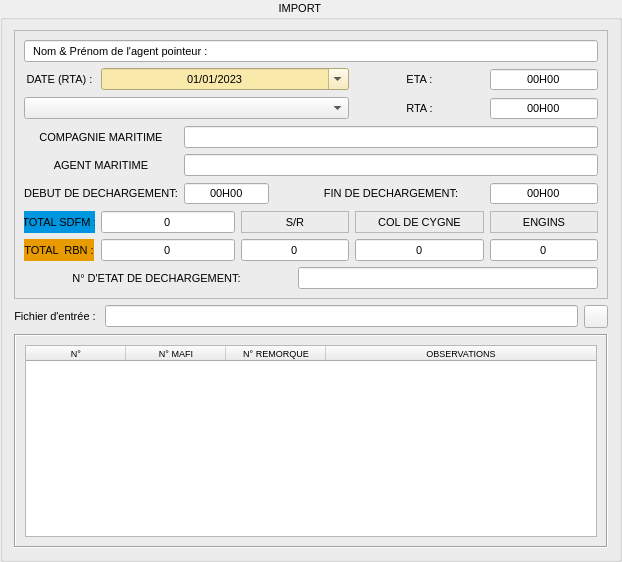
        <widget class="QGroupBox" name="groupBox_2">
         <property name="font">
          <font>
           <family>MS Shell Dlg 2</family>
           <pointsize>8</pointsize>
           <weight>50</weight>
           <bold>false</bold>
          </font>
         </property>
         <property name="styleSheet">
          <string notr="true"/>
         </property>
         <property name="title">
          <string>                                  IMPORT                                         </string>
         </property>
         <property name="alignment">
          <set>Qt::AlignCenter</set>
         </property>
         <property name="flat">
          <bool>false</bool>
         </property>
         <property name="checkable">
          <bool>false</bool>
         </property>
         <layout class="QGridLayout" name="gridLayout_3">
          <item row="0" column="0" colspan="3">
           <widget class="QFrame" name="frame">
            <property name="font">
             <font>
              <family>MS Shell Dlg 2</family>
              <pointsize>8</pointsize>
              <weight>50</weight>
              <bold>false</bold>
             </font>
            </property>
            <property name="frameShape">
             <enum>QFrame::StyledPanel</enum>
            </property>
            <property name="frameShadow">
             <enum>QFrame::Sunken</enum>
            </property>
            <layout class="QGridLayout" name="gridLayout_2">
             <item row="6" column="5">
              <widget class="QLabel" name="label_10">
               <property name="frameShape">
                <enum>QFrame::StyledPanel</enum>
               </property>
               <property name="text">
                <string>COL DE CYGNE</string>
               </property>
               <property name="alignment">
                <set>Qt::AlignCenter</set>
               </property>
              </widget>
             </item>
             <item row="2" column="0" colspan="5">
              <widget class="QComboBox" name="comboBox">
               <property name="font">
                <font>
                 <family>MS Shell Dlg 2</family>
                 <pointsize>8</pointsize>
                 <weight>50</weight>
                 <bold>false</bold>
                </font>
               </property>
               <property name="maxVisibleItems">
                <number>22</number>
               </property>
               <property name="insertPolicy">
                <enum>QComboBox::InsertAfterCurrent</enum>
               </property>
              </widget>
             </item>
             <item row="6" column="0">
              <widget class="QLabel" name="label_7">
               <property name="minimumSize">
                <size>
                 <width>70</width>
                 <height>0</height>
                </size>
               </property>
               <property name="maximumSize">
                <size>
                 <width>71</width>
                 <height>16777215</height>
                </size>
               </property>
               <property name="styleSheet">
                <string notr="true">background-color: rgb(0, 149, 223);</string>
               </property>
               <property name="text">
                <string>TOTAL SDFM :</string>
               </property>
               <property name="alignment">
                <set>Qt::AlignCenter</set>
               </property>
              </widget>
             </item>
             <item row="5" column="4" colspan="2">
              <widget class="QLabel" name="label_12">
               <property name="text">
                <string>FIN DE DECHARGEMENT:</string>
               </property>
               <property name="alignment">
                <set>Qt::AlignCenter</set>
               </property>
              </widget>
             </item>
             <item row="2" column="5">
              <widget class="QLabel" name="label_13">
               <property name="text">
                <string>RTA :</string>
               </property>
               <property name="alignment">
                <set>Qt::AlignCenter</set>
               </property>
              </widget>
             </item>
             <item row="7" column="6">
              <widget class="QLineEdit" name="lineEdit_6">
               <property name="minimumSize">
                <size>
                 <width>79</width>
                 <height>0</height>
                </size>
               </property>
               <property name="text">
                <string>0</string>
               </property>
               <property name="alignment">
                <set>Qt::AlignCenter</set>
               </property>
               <property name="readOnly">
                <bool>false</bool>
               </property>
              </widget>
             </item>
             <item row="7" column="1" colspan="2">
              <widget class="QLineEdit" name="lineEdit_3">
               <property name="minimumSize">
                <size>
                 <width>58</width>
                 <height>0</height>
                </size>
               </property>
               <property name="text">
                <string>0</string>
               </property>
               <property name="alignment">
                <set>Qt::AlignCenter</set>
               </property>
               <property name="readOnly">
                <bool>false</bool>
               </property>
              </widget>
             </item>
             <item row="5" column="2" colspan="2">
              <widget class="QTimeEdit" name="timeEdit_6">
               <property name="minimumSize">
                <size>
                 <width>85</width>
                 <height>0</height>
                </size>
               </property>
               <property name="maximumSize">
                <size>
                 <width>85</width>
                 <height>16777215</height>
                </size>
               </property>
               <property name="alignment">
                <set>Qt::AlignCenter</set>
               </property>
               <property name="buttonSymbols">
                <enum>QAbstractSpinBox::NoButtons</enum>
               </property>
               <property name="accelerated">
                <bool>false</bool>
               </property>
               <property name="correctionMode">
                <enum>QAbstractSpinBox::CorrectToNearestValue</enum>
               </property>
               <property name="showGroupSeparator" stdset="0">
                <bool>false</bool>
               </property>
               <property name="currentSection">
                <enum>QDateTimeEdit::HourSection</enum>
               </property>
               <property name="displayFormat">
                <string>HH'H'mm</string>
               </property>
               <property name="calendarPopup">
                <bool>false</bool>
               </property>
              </widget>
             </item>
             <item row="0" column="0" colspan="7">
              <widget class="QLineEdit" name="lineEdit_pointeur_import">
               <property name="font">
                <font>
                 <family>MS Shell Dlg 2</family>
                 <pointsize>8</pointsize>
                 <weight>50</weight>
                 <bold>false</bold>
                </font>
               </property>
               <property name="text">
                <string>  Nom &amp; Prénom de l'agent pointeur :  </string>
               </property>
               <property name="alignment">
                <set>Qt::AlignLeading|Qt::AlignLeft|Qt::AlignVCenter</set>
               </property>
              </widget>
             </item>
             <item row="4" column="2" colspan="5">
              <widget class="QLineEdit" name="lineEdit_agent">
               <property name="minimumSize">
                <size>
                 <width>100</width>
                 <height>0</height>
                </size>
               </property>
               <property name="alignment">
                <set>Qt::AlignCenter</set>
               </property>
               <property name="readOnly">
                <bool>true</bool>
               </property>
              </widget>
             </item>
             <item row="3" column="2" colspan="5">
              <widget class="QLineEdit" name="lineEdit_compagnie">
               <property name="minimumSize">
                <size>
                 <width>100</width>
                 <height>0</height>
                </size>
               </property>
               <property name="alignment">
                <set>Qt::AlignCenter</set>
               </property>
               <property name="readOnly">
                <bool>true</bool>
               </property>
              </widget>
             </item>
             <item row="1" column="0">
              <widget class="QLabel" name="label_4">
               <property name="text">
                <string>DATE (RTA) :</string>
               </property>
               <property name="alignment">
                <set>Qt::AlignCenter</set>
               </property>
              </widget>
             </item>
             <item row="6" column="3" colspan="2">
              <widget class="QLabel" name="label_9">
               <property name="frameShape">
                <enum>QFrame::StyledPanel</enum>
               </property>
               <property name="text">
                <string>S/R</string>
               </property>
               <property name="alignment">
                <set>Qt::AlignCenter</set>
               </property>
              </widget>
             </item>
             <item row="8" column="0" colspan="4">
              <widget class="QLabel" name="label_6">
               <property name="font">
                <font>
                 <family>MS Shell Dlg 2</family>
                 <pointsize>8</pointsize>
                 <weight>50</weight>
                 <bold>false</bold>
                </font>
               </property>
               <property name="text">
                <string>N° D'ETAT DE DECHARGEMENT: </string>
               </property>
               <property name="alignment">
                <set>Qt::AlignCenter</set>
               </property>
              </widget>
             </item>
             <item row="2" column="6">
              <widget class="QTimeEdit" name="timeEdit_rta">
               <property name="minimumSize">
                <size>
                 <width>85</width>
                 <height>0</height>
                </size>
               </property>
               <property name="alignment">
                <set>Qt::AlignCenter</set>
               </property>
               <property name="buttonSymbols">
                <enum>QAbstractSpinBox::NoButtons</enum>
               </property>
               <property name="accelerated">
                <bool>false</bool>
               </property>
               <property name="correctionMode">
                <enum>QAbstractSpinBox::CorrectToNearestValue</enum>
               </property>
               <property name="showGroupSeparator" stdset="0">
                <bool>false</bool>
               </property>
               <property name="maximumDate">
                <date>
                 <year>2020</year>
                 <month>9</month>
                 <day>14</day>
                </date>
               </property>
               <property name="minimumDate">
                <date>
                 <year>2020</year>
                 <month>9</month>
                 <day>14</day>
                </date>
               </property>
               <property name="currentSection">
                <enum>QDateTimeEdit::HourSection</enum>
               </property>
               <property name="displayFormat">
                <string>HH'H'mm</string>
               </property>
               <property name="calendarPopup">
                <bool>false</bool>
               </property>
               <property name="currentSectionIndex">
                <number>0</number>
               </property>
               <property name="timeSpec">
                <enum>Qt::LocalTime</enum>
               </property>
               <property name="time">
                <time>
                 <hour>0</hour>
                 <minute>0</minute>
                 <second>0</second>
                </time>
               </property>
              </widget>
             </item>
             <item row="7" column="0">
              <widget class="QLabel" name="label_8">
               <property name="minimumSize">
                <size>
                 <width>70</width>
                 <height>0</height>
                </size>
               </property>
               <property name="maximumSize">
                <size>
                 <width>70</width>
                 <height>16777215</height>
                </size>
               </property>
               <property name="styleSheet">
                <string notr="true">background-color: rgb(232, 155, 0);</string>
               </property>
               <property name="text">
                <string>TOTAL  RBN :</string>
               </property>
               <property name="alignment">
                <set>Qt::AlignCenter</set>
               </property>
              </widget>
             </item>
             <item row="6" column="6">
              <widget class="QLabel" name="label_11">
               <property name="frameShape">
                <enum>QFrame::StyledPanel</enum>
               </property>
               <property name="text">
                <string>ENGINS</string>
               </property>
               <property name="alignment">
                <set>Qt::AlignCenter</set>
               </property>
              </widget>
             </item>
             <item row="6" column="1" colspan="2">
              <widget class="QLineEdit" name="lineEdit_2">
               <property name="minimumSize">
                <size>
                 <width>58</width>
                 <height>0</height>
                </size>
               </property>
               <property name="text">
                <string>0</string>
               </property>
               <property name="alignment">
                <set>Qt::AlignCenter</set>
               </property>
               <property name="readOnly">
                <bool>false</bool>
               </property>
              </widget>
             </item>
             <item row="5" column="0" colspan="2">
              <widget class="QLabel" name="label_14">
               <property name="text">
                <string>DEBUT DE DECHARGEMENT:</string>
               </property>
               <property name="alignment">
                <set>Qt::AlignCenter</set>
               </property>
              </widget>
             </item>
             <item row="7" column="3" colspan="2">
              <widget class="QLineEdit" name="lineEdit_4">
               <property name="minimumSize">
                <size>
                 <width>58</width>
                 <height>0</height>
                </size>
               </property>
               <property name="text">
                <string>0</string>
               </property>
               <property name="alignment">
                <set>Qt::AlignCenter</set>
               </property>
               <property name="readOnly">
                <bool>false</bool>
               </property>
              </widget>
             </item>
             <item row="5" column="6">
              <widget class="QTimeEdit" name="timeEdit_7">
               <property name="minimumSize">
                <size>
                 <width>85</width>
                 <height>0</height>
                </size>
               </property>
               <property name="wrapping">
                <bool>false</bool>
               </property>
               <property name="frame">
                <bool>true</bool>
               </property>
               <property name="alignment">
                <set>Qt::AlignCenter</set>
               </property>
               <property name="buttonSymbols">
                <enum>QAbstractSpinBox::NoButtons</enum>
               </property>
               <property name="accelerated">
                <bool>false</bool>
               </property>
               <property name="correctionMode">
                <enum>QAbstractSpinBox::CorrectToNearestValue</enum>
               </property>
               <property name="showGroupSeparator" stdset="0">
                <bool>false</bool>
               </property>
               <property name="currentSection">
                <enum>QDateTimeEdit::HourSection</enum>
               </property>
               <property name="displayFormat">
                <string>HH'H'mm</string>
               </property>
               <property name="calendarPopup">
                <bool>false</bool>
               </property>
              </widget>
             </item>
             <item row="4" column="0" colspan="2">
              <widget class="QLabel" name="label_3">
               <property name="text">
                <string>AGENT MARITIME</string>
               </property>
               <property name="alignment">
                <set>Qt::AlignCenter</set>
               </property>
              </widget>
             </item>
             <item row="3" column="0" colspan="2">
              <widget class="QLabel" name="label_2">
               <property name="text">
                <string>COMPAGNIE MARITIME</string>
               </property>
               <property name="alignment">
                <set>Qt::AlignCenter</set>
               </property>
              </widget>
             </item>
             <item row="7" column="5">
              <widget class="QLineEdit" name="lineEdit_5">
               <property name="minimumSize">
                <size>
                 <width>74</width>
                 <height>0</height>
                </size>
               </property>
               <property name="text">
                <string>0</string>
               </property>
               <property name="alignment">
                <set>Qt::AlignCenter</set>
               </property>
               <property name="readOnly">
                <bool>false</bool>
               </property>
              </widget>
             </item>
             <item row="1" column="5">
              <widget class="QLabel" name="label_5">
               <property name="text">
                <string>ETA :</string>
               </property>
               <property name="alignment">
                <set>Qt::AlignCenter</set>
               </property>
              </widget>
             </item>
             <item row="1" column="1" colspan="4">
              <widget class="QDateEdit" name="dateEdit_rta">
               <property name="font">
                <font>
                 <family>MS Shell Dlg 2</family>
                 <pointsize>8</pointsize>
                 <weight>50</weight>
                 <bold>false</bold>
                </font>
               </property>
               <property name="styleSheet">
                <string notr="true">background-color: rgb(249, 233, 170);</string>
               </property>
               <property name="locale">
                <locale language="French" country="France"/>
               </property>
               <property name="alignment">
                <set>Qt::AlignCenter</set>
               </property>
               <property name="displayFormat">
                <string>dd/MM/yyyy</string>
               </property>
               <property name="calendarPopup">
                <bool>true</bool>
               </property>
               <property name="timeSpec">
                <enum>Qt::LocalTime</enum>
               </property>
               <property name="date">
                <date>
                 <year>2023</year>
                 <month>1</month>
                 <day>1</day>
                </date>
               </property>
              </widget>
             </item>
             <item row="1" column="6">
              <widget class="QTimeEdit" name="timeEdit_eta">
               <property name="minimumSize">
                <size>
                 <width>70</width>
                 <height>0</height>
                </size>
               </property>
               <property name="alignment">
                <set>Qt::AlignCenter</set>
               </property>
               <property name="buttonSymbols">
                <enum>QAbstractSpinBox::NoButtons</enum>
               </property>
               <property name="accelerated">
                <bool>false</bool>
               </property>
               <property name="correctionMode">
                <enum>QAbstractSpinBox::CorrectToNearestValue</enum>
               </property>
               <property name="showGroupSeparator" stdset="0">
                <bool>false</bool>
               </property>
               <property name="currentSection">
                <enum>QDateTimeEdit::HourSection</enum>
               </property>
               <property name="displayFormat">
                <string>HH'H'mm</string>
               </property>
               <property name="calendarPopup">
                <bool>false</bool>
               </property>
              </widget>
             </item>
             <item row="8" column="4" colspan="3">
              <widget class="QLineEdit" name="lineEdit_16">
               <property name="text">
                <string/>
               </property>
              </widget>
             </item>
            </layout>
           </widget>
          </item>
          <item row="1" column="0">
           <widget class="QLabel" name="label_17">
            <property name="font">
             <font>
              <family>MS Shell Dlg 2</family>
              <pointsize>8</pointsize>
              <weight>50</weight>
              <bold>false</bold>
             </font>
            </property>
            <property name="frameShape">
             <enum>QFrame::NoFrame</enum>
            </property>
            <property name="frameShadow">
             <enum>QFrame::Raised</enum>
            </property>
            <property name="text">
             <string>Fichier d'entrée : </string>
            </property>
            <property name="alignment">
             <set>Qt::AlignCenter</set>
            </property>
           </widget>
          </item>
          <item row="1" column="1">
           <widget class="QLineEdit" name="lineEdit_7">
            <property name="font">
             <font>
              <family>MS Shell Dlg 2</family>
              <pointsize>8</pointsize>
              <weight>50</weight>
              <bold>false</bold>
             </font>
            </property>
            <property name="alignment">
             <set>Qt::AlignCenter</set>
            </property>
            <property name="readOnly">
             <bool>true</bool>
            </property>
           </widget>
          </item>
          <item row="1" column="2">
           <widget class="QToolButton" name="toolButton">
            <property name="toolTip">
             <string>selectioner le fichier excel telecherger ou systeme</string>
            </property>
            <property name="text">
             <string/>
            </property>
            <property name="icon">
             <iconset>
              <normaloff>../img/exceller.png</normaloff>../img/exceller.png</iconset>
            </property>
            <property name="iconSize">
             <size>
              <width>16</width>
              <height>16</height>
             </size>
            </property>
           </widget>
          </item>
          <item row="2" column="0" colspan="3">
           <widget class="QFrame" name="frame_6">
            <property name="font">
             <font>
              <family>MS Shell Dlg 2</family>
              <pointsize>7</pointsize>
              <weight>50</weight>
              <bold>false</bold>
             </font>
            </property>
            <property name="styleSheet">
             <string notr="true"/>
            </property>
            <property name="frameShape">
             <enum>QFrame::Box</enum>
            </property>
            <property name="frameShadow">
             <enum>QFrame::Sunken</enum>
            </property>
            <layout class="QGridLayout" name="gridLayout">
             <item row="0" column="0">
              <widget class="QTableWidget" name="tableWidget">
               <property name="mouseTracking">
                <bool>false</bool>
               </property>
               <property name="tabletTracking">
                <bool>false</bool>
               </property>
               <property name="focusPolicy">
                <enum>Qt::NoFocus</enum>
               </property>
               <property name="acceptDrops">
                <bool>true</bool>
               </property>
               <property name="whatsThis">
                <string/>
               </property>
               <property name="layoutDirection">
                <enum>Qt::LeftToRight</enum>
               </property>
               <property name="autoFillBackground">
                <bool>false</bool>
               </property>
               <property name="frameShape">
                <enum>QFrame::StyledPanel</enum>
               </property>
               <property name="frameShadow">
                <enum>QFrame::Plain</enum>
               </property>
               <property name="lineWidth">
                <number>0</number>
               </property>
               <property name="midLineWidth">
                <number>0</number>
               </property>
               <property name="verticalScrollBarPolicy">
                <enum>Qt::ScrollBarAsNeeded</enum>
               </property>
               <property name="horizontalScrollBarPolicy">
                <enum>Qt::ScrollBarAsNeeded</enum>
               </property>
               <property name="sizeAdjustPolicy">
                <enum>QAbstractScrollArea::AdjustIgnored</enum>
               </property>
               <property name="autoScroll">
                <bool>true</bool>
               </property>
               <property name="tabKeyNavigation">
                <bool>true</bool>
               </property>
               <property name="showDropIndicator" stdset="0">
                <bool>true</bool>
               </property>
               <property name="dragEnabled">
                <bool>true</bool>
               </property>
               <property name="dragDropOverwriteMode">
                <bool>true</bool>
               </property>
               <property name="dragDropMode">
                <enum>QAbstractItemView::NoDragDrop</enum>
               </property>
               <property name="defaultDropAction">
                <enum>Qt::CopyAction</enum>
               </property>
               <property name="alternatingRowColors">
                <bool>false</bool>
               </property>
               <property name="selectionMode">
                <enum>QAbstractItemView::NoSelection</enum>
               </property>
               <property name="selectionBehavior">
                <enum>QAbstractItemView::SelectRows</enum>
               </property>
               <property name="textElideMode">
                <enum>Qt::ElideLeft</enum>
               </property>
               <property name="showGrid">
                <bool>true</bool>
               </property>
               <property name="gridStyle">
                <enum>Qt::NoPen</enum>
               </property>
               <property name="sortingEnabled">
                <bool>false</bool>
               </property>
               <property name="rowCount">
                <number>0</number>
               </property>
               <attribute name="horizontalHeaderCascadingSectionResizes">
                <bool>false</bool>
               </attribute>
               <attribute name="horizontalHeaderHighlightSections">
                <bool>true</bool>
               </attribute>
               <attribute name="horizontalHeaderShowSortIndicator" stdset="0">
                <bool>false</bool>
               </attribute>
               <attribute name="horizontalHeaderStretchLastSection">
                <bool>true</bool>
               </attribute>
               <attribute name="verticalHeaderCascadingSectionResizes">
                <bool>false</bool>
               </attribute>
               <column>
                <property name="text">
                 <string>N°</string>
                </property>
                <property name="textAlignment">
                 <set>AlignCenter</set>
                </property>
               </column>
               <column>
                <property name="text">
                 <string>N° MAFI</string>
                </property>
                <property name="toolTip">
                 <string>n de mafi tractionaire</string>
                </property>
                <property name="textAlignment">
                 <set>AlignCenter</set>
                </property>
               </column>
               <column>
                <property name="text">
                 <string>N° REMORQUE</string>
                </property>
                <property name="textAlignment">
                 <set>AlignCenter</set>
                </property>
               </column>
               <column>
                <property name="text">
                 <string>OBSERVATIONS</string>
                </property>
                <property name="textAlignment">
                 <set>AlignCenter</set>
                </property>
               </column>
              </widget>
             </item>
            </layout>
           </widget>
          </item>
         </layout>
        </widget>
